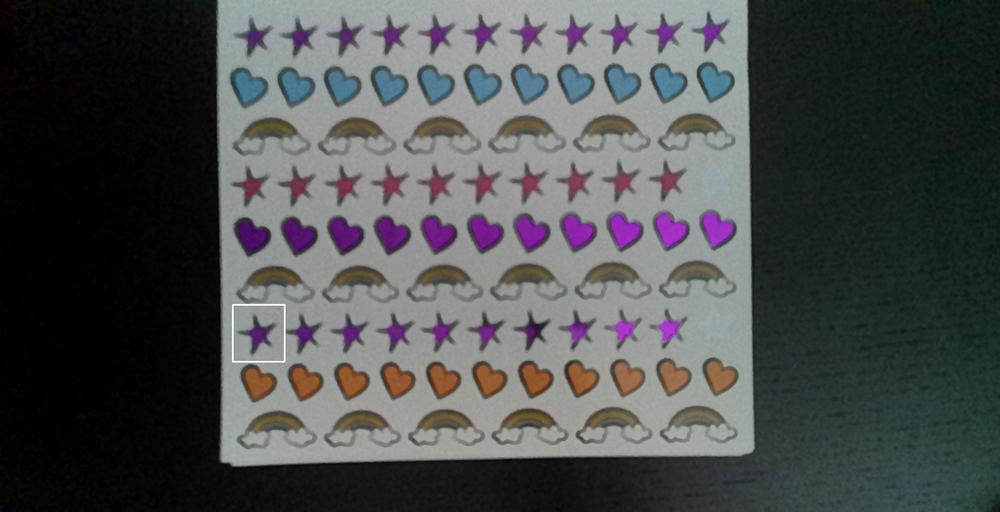
#> input picture Assignment 3/q5/purple_heart.png, 1000 x 512 px, shrunk from 1772 x 908 before the run, given in place of oak_image.png, which was not available
$ jupyter execute q5.ipynb   (text cells are left out)
#> lines starting #> are read from the running program, lines starting #| are printed output that depends on the picture; pictures that were not available may be replaced by others from this repository, and a replacement may not be noted
[cell 1]
'''
Run the feature-based matching object detection on the images from problem (1).
'''

[cell 2]
import cv2
import numpy as np
from pathlib import Path
import matplotlib.pyplot as plt

[cell 3]
import depthai as dai

# Define the function to capture an image using the OAK camera
def capture_image():
    # Start defining a pipeline
    pipeline = dai.Pipeline()

    # Define a source - color camera
    cam = pipeline.createColorCamera()
    cam.setResolution(dai.ColorCameraProperties.SensorResolution.THE_1080_P)

    # Create output
    xout = pipeline.createXLinkOut()
    xout.setStreamName("video")
    cam.video.link(xout.input)

    # Connect and start the pipeline
    with dai.Device(pipeline) as device:
        # Output queue will be used to get the frames from the output defined above
        q = device.getOutputQueue(name="video", maxSize=1, blocking=True)

        # Get the frames from the camera
        frame = None
        while True:
            in_video = q.get()
            frame = in_video.getCvFrame()
            cv2.imshow("OAK Camera", frame)

            # Press 's' to capture the image
            key = cv2.waitKey(1) & 0xFF
            if key == ord("s"):
                # Save the captured frame to a file named "oak_image.png"
                cv2.imwrite("oak_image.png", frame)
                break

        # Release the camera
        cv2.destroyAllWindows()

# Call the function to capture an image
capture_image()
#> (the call stopped at in capture_image, `pipeline = dai.Pipeline()`: depthai is not available in this run)

[cell 4]
# a few images i took with my oakd lite color camera
# and cropped to get the obects in frame

# total scene
img = cv2.imread("oak_image.png")
#> img is the input picture: shape (512, 1000, 3); mean B, G, R 78.1, 77.5, 75.1
cv2.imshow("oak_image", img)
cv2.waitKey(1000)
cv2.destroyAllWindows()

# objects
blue_heart = cv2.imread("blue_heart.png")
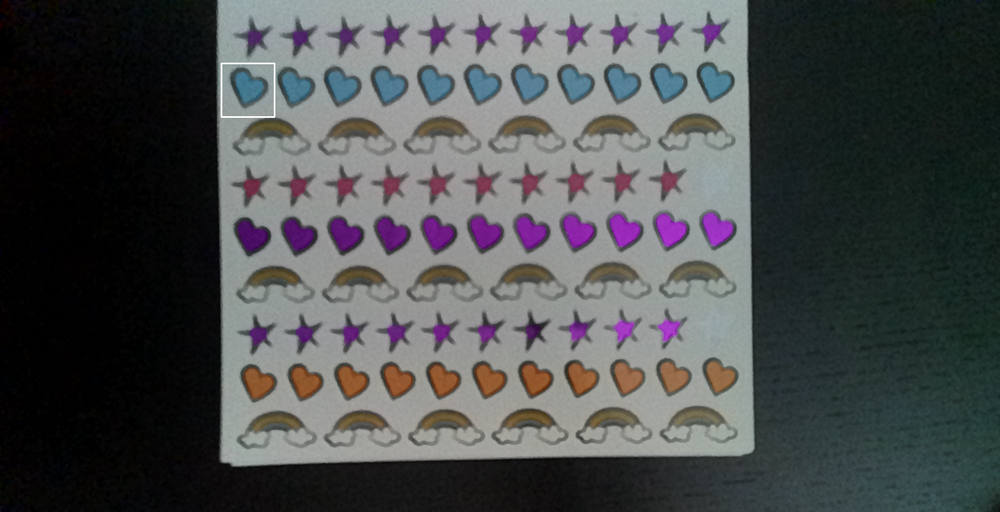
#> input picture Assignment 3/q5/blue_heart.png, 1000 x 512 px, shrunk from 1772 x 908 before the run
#> blue_heart is the input picture: shape (512, 1000, 3); mean B, G, R 78.1, 77.5, 75.1
purple_heart = cv2.imread("purple_star.png")
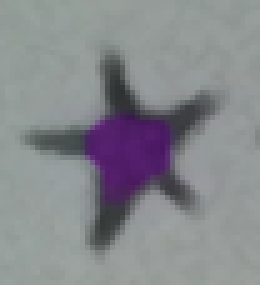
#> input picture Assignment 3/q5/purple_star.png, 52 x 57 px, shrunk from 92 x 101 before the run (shown 5 times larger)
#> purple_heart is the input picture: shape (57, 52, 3); mean B, G, R 141.1, 136.8, 134.8

cv2.imshow("blue heart", blue_heart)
cv2.waitKey(1000)
cv2.destroyAllWindows()

cv2.imshow("purple star", purple_heart)
cv2.waitKey(1000)
cv2.destroyAllWindows()

[cell 5]
cv2.destroyAllWindows()

# objects
blue_heart = cv2.imread("blue_heart.png")
purple_heart = cv2.imread("purple_star.png")

cv2.imshow("blue flower", blue_heart)
cv2.waitKey(1000)
cv2.destroyAllWindows()

cv2.imshow("red flower", purple_heart)
cv2.waitKey(1000)
cv2.destroyAllWindows()

[cell 6]
def object_detection(img, template, output_file="") :
#> called with output_file = 'blue_flower'
    Path(f"object_detected").mkdir(parents=True, exist_ok=True)

    gray_img = cv2.cvtColor(img, cv2.COLOR_BGR2GRAY)
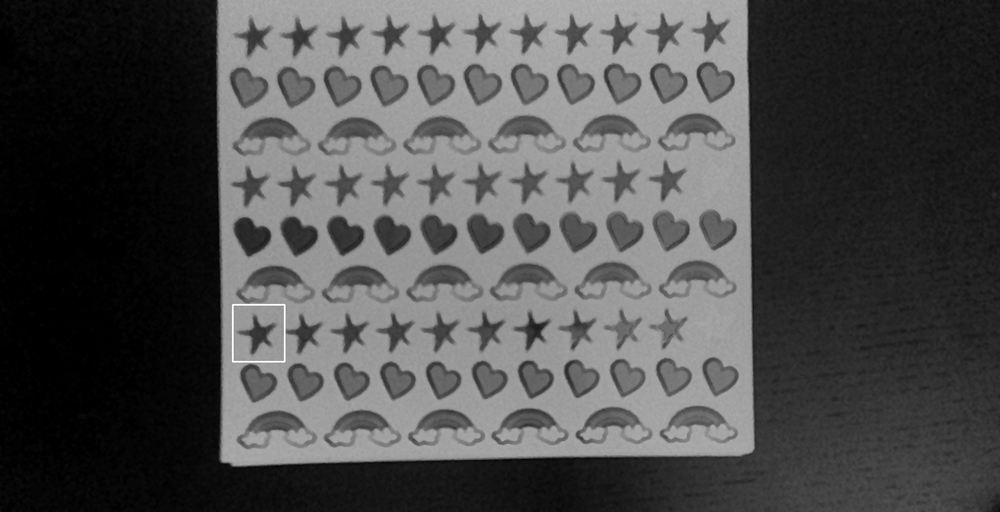
#> gray_img: shape (512, 1000); min 0, max 255, mean 76.9
    gray_temp = cv2.cvtColor(template, cv2.COLOR_BGR2GRAY)

    # feature based obj detection
    ssd = cv2.matchTemplate(gray_img, gray_temp, cv2.TM_SQDIFF_NORMED)
#> ssd = [0.00119]
    point = np.where(ssd == ssd.min())
#> point = ([0], [0])
    y = point[0][0]
#> y = 0
    x = point[1][0]
#> x = 0
    w = len(template[0])
#> w = 1000
    l = len(template)
#> l = 512

    # Draw Rectangle
    pm = cv2.rectangle(img, (x, y), (x+w, y+l), (255, 255, 255), 2)

    cv2.imshow("Pattern Match", pm)
    cv2.waitKey(1000)
    cv2.imwrite("object_detected/"+output_file+".png", pm)
    cv2.destroyAllWindows()

[cell 7]
img = cv2.imread("oak_image.png")

# blue flower image detection
object_detection(img, blue_heart, "blue_flower")

img = cv2.imread("oak_image.png")

# red flower image detection
object_detection(img, purple_heart, "purple_heart")
#> call 2 of object_detection, with output_file = 'purple_heart'
#> in object_detection (call 2), `gray_temp = cv2.cvtColor(template, cv2.COLOR_BGR2GRAY)`:
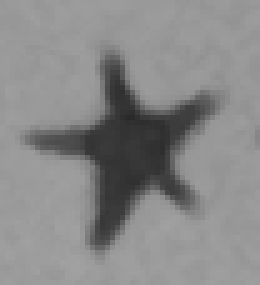
#> gray_temp: shape (57, 52) (shown 5 times larger); min 42, max 161, mean 136.8
#> in object_detection (call 2), `ssd = cv2.matchTemplate(gray_img, gray_temp, cv2.TM_SQDIFF_NORMED)`:
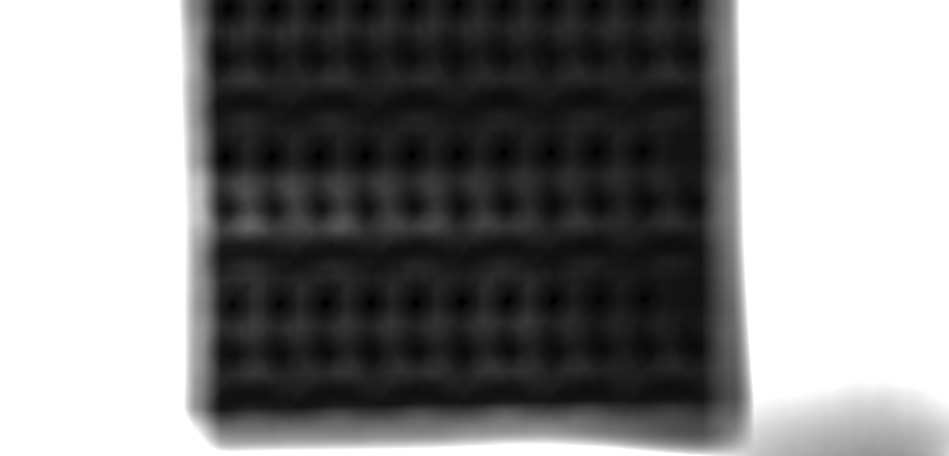
#> ssd: shape (456, 949) float32; min 0.00119, max 1, mean 0.526
#> in object_detection (call 2), `point = np.where(ssd == ssd.min())`: point = ([303], [325])
#> in object_detection (call 2), `y = point[0][0]`: y = 303
#> in object_detection (call 2), `x = point[1][0]`: x = 325
#> in object_detection (call 2), `w = len(template[0])`: w = 52
#> in object_detection (call 2), `l = len(template)`: l = 57
